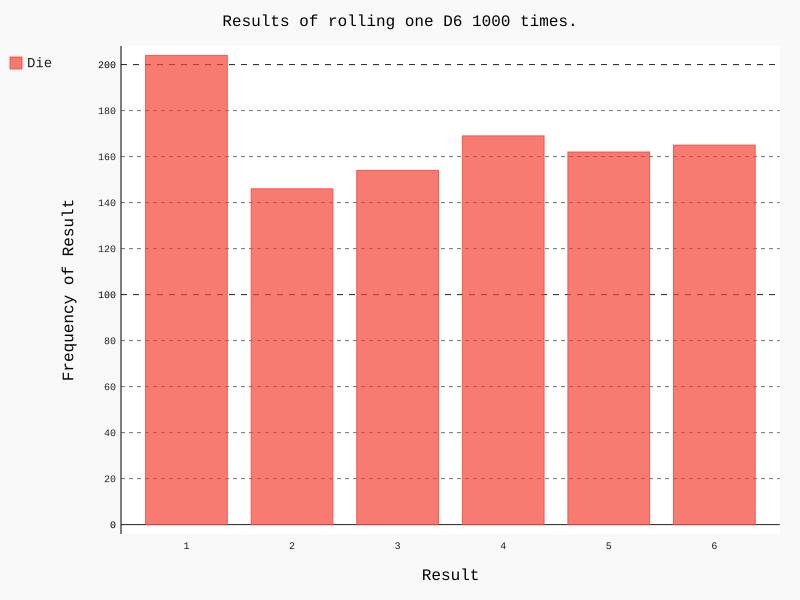

Write the Python code that produced this figure.
import pygal
from die import Die

# Create a D6
die = Die()

# Make some rolls, and store results in a list.
results = []
for roll_num in range(1000):
    result = die.roll()
    results.append(result)

# Analyze the results.
frequencies = []
for value in range(1, die.num_sides+1):
    frequency = results.count(value)
    frequencies.append(frequency)

# Visualize the results.
hist = pygal.Bar()

hist.title = "Results of rolling one D6 1000 times."
hist.x_labels = ['1', '2', '3', '4', '5', '6']
hist.x_title = "Result"
hist.y_title = "Frequency of Result"

hist.add('Die', frequencies)
hist.render_to_file('die_visual.svg')



print(frequencies)
